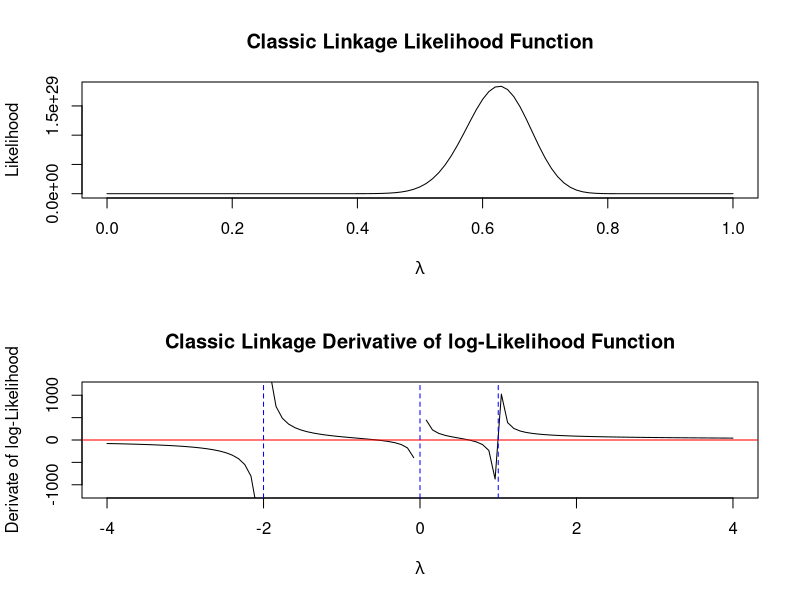

Here is the R script that generated this plot:
#==========Homework 3==========#

#Problem 1
#Bisection Algorithm

#The Bisection Algorithm function takes in the following arguments:
#1. Function to find the root (f)
#2. Lower bound, (lower)
#3. Upper bound, (upper)
#4. Level of acceptance (Tolerance)
#5. Maximum number of iterations (max.iterations)
# 
#setwd("~/Davis2013-2014/Fall2013/S250")

#Bisection Algorithm

Bisection<-function(f,lower,upper,tolerance,max.iterations,debug){
l=lower
u=upper
count=1
c=(l+u)/2
if ((debug=TRUE & is.finite(f(lower)*f(upper))&f(lower)*f(upper)>0)){
  print("Poor choice of Upper and Lower bound, f(upper)*f(lower)>0, no root between. Choose new bounds")
  }else{
   repeat{
  if ((debug=TRUE & is.infinite(f(c)))){
    print("Diverged or a function is attempting to divide by zero. Try different Upper/Lower bounds")
    break}else{
  if(abs(f(c))<tolerance || count == max.iterations){
    print(paste("MLE of ",expression(lambda),"=",c))
    print(paste("Number of Iterations = ",count))
    print(paste("Derivative of Likelihood evaluated f'(lambda)=",f(c)))
    break
  }else{
  count=count+1
  l<-ifelse(f(c)*f(l)<0,l,c)
  u<-ifelse(f(c)*f(l)<0,c,u)
  c=(l+u)/2
  
  }}}}}


#Implement For the linkage problemf.x =derivative of loglikelihood function
l.x = function(x){(2+x)^125*(1-x)^38*x^34}
f.x = function(x){
  125/(2+x) - 38/(1-x) + 34/x
}


lambda<-function(x){1-2*x+x^2}
png("link.png")
par(mfrow=c(2,1))
plot(l.x,main="Classic Linkage Likelihood Function", ylab="Likelihood",xlab=expression(lambda),xlim=c(0,1))
plot(f.x,main="Classic Linkage Derivative of log-Likelihood Function", ylab="Derivate of log-Likelihood",xlab=expression(lambda),xlim=c(-4,4),ylim=c(-1200,1200))
abline(h=0,v=c(-2,1,0),col=c("red","blue","blue","blue"),lty=c(1,2,2,2))
dev.off()


Bisection(f.x,0,4,0.000001,10000,TRUE)


